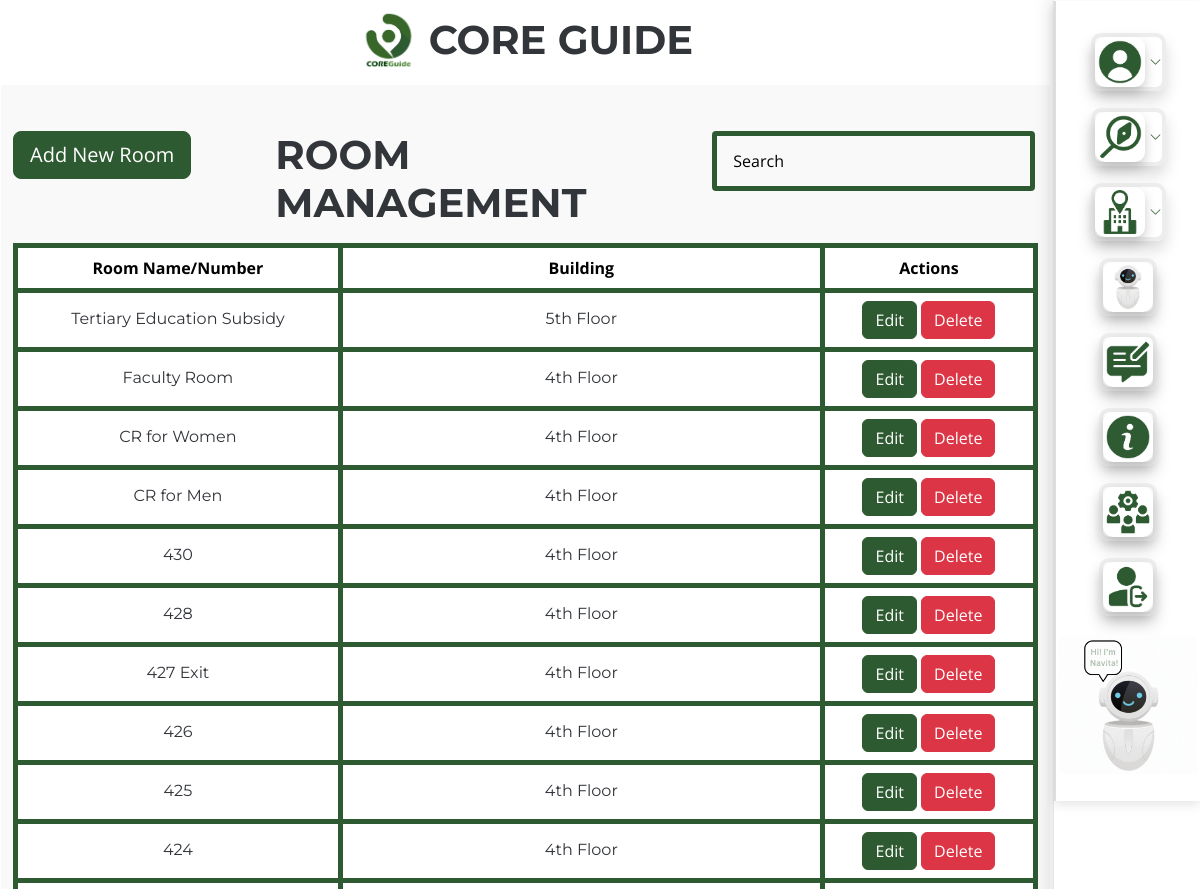
Page /superadmin/room-management.php (signed in, upper part) on the earlier database version.
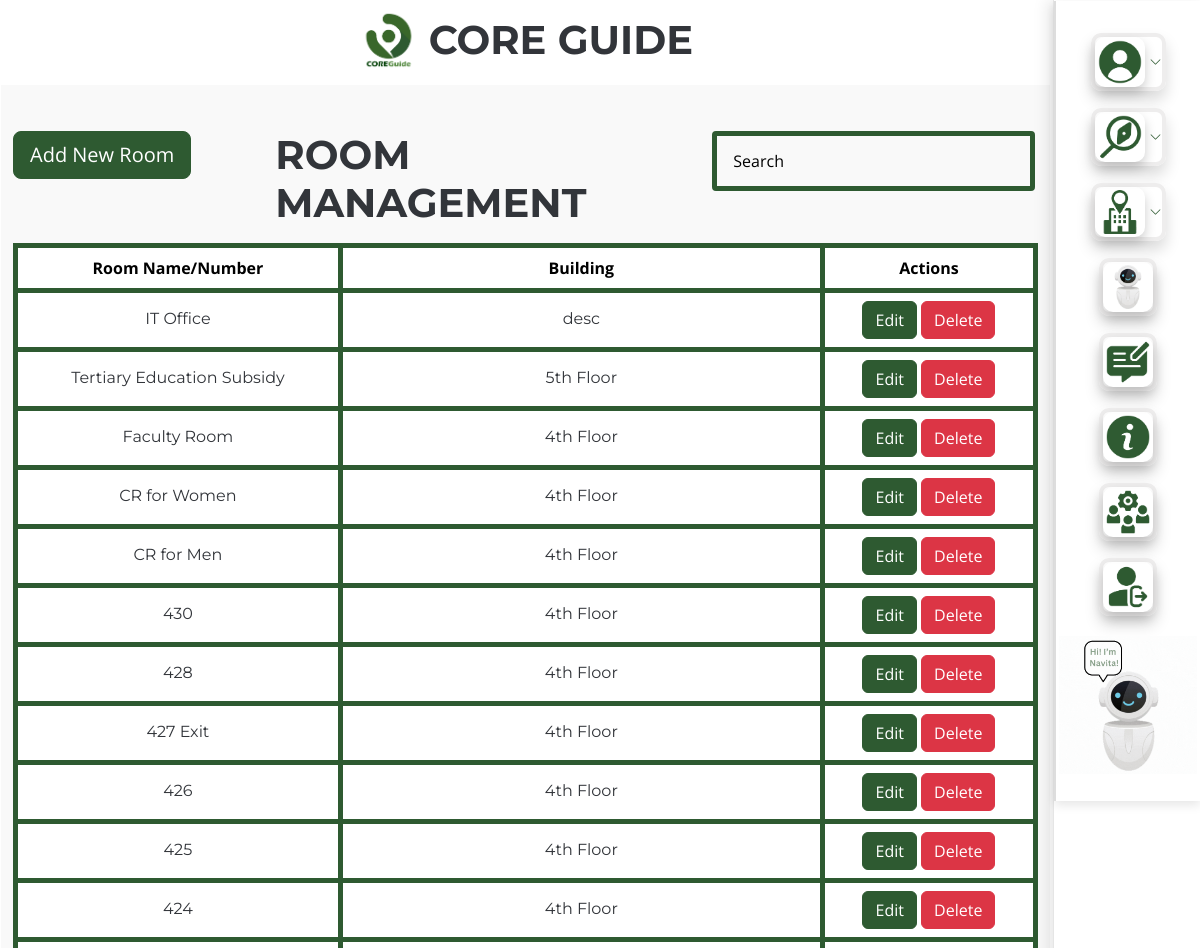
Same page on the later database version.
### tables this page shows
CREATE TABLE `room` (
  `room_id` int(11) NOT NULL,
  `room_name` varchar(100) NOT NULL,
  `description` text DEFAULT NULL,
  `other_description` text DEFAULT NULL,
  `created_at` timestamp NOT NULL DEFAULT current_timestamp(),
  `updated_at` timestamp NOT NULL DEFAULT current_timestamp() ON UPDATE current_timestamp()
);

### superadmin/room-management.php (the view, shortened to what this page needs)
<?php
require('../include/dbconnect.php');
    $sql = "SELECT room_id, room_name, description FROM room ORDER BY room_id DESC";
    $result = $conn->query($sql);
?>
<!DOCTYPE html>
<html lang="en">
<head>
  <link href="../assets/vendor/bootstrap/css/bootstrap.min.css" rel="stylesheet">
  <link href="../assets/vendor/bootstrap-icons/bootstrap-icons.css" rel="stylesheet">
  <link href="../assets/vendor/aos/aos.css" rel="stylesheet">
  <link href="../assets/vendor/glightbox/css/glightbox.min.css" rel="stylesheet">
  <link href="../assets/vendor/swiper/swiper-bundle.min.css" rel="stylesheet">
  <link href="../assets/css/main.css" rel="stylesheet">
  <link href="../assets/css/custom.css" rel="stylesheet">
  <link href="../assets/css/lightgallery.css" rel="stylesheet" />
</head>
<body class="index-page">
  <?php
    include 'include/navbar.php';
  ?>
  <main class="main">
    <div class="mt-2">
      <h1 class="text-center">
      <img src="../assets/img/core/coreguide-logo.png" alt="Core Guide Logo" class="mb-2" width="60">
          <b>
            <span class="pt-3">
              CORE GUIDE
            </span>
          </b>
      </h1>
    </div>
    <section class="services section light-background">
      <div class="container">
          <div class="row pt-3">
              <div class="col-md-3">
                  <button type="button" class="btn btn-success btn-lg" data-bs-toggle="modal" data-bs-target="#staticBackdrop" style="color: white;">
                      Add New Room
                  </button>
              </div>
              <div class="col-md-5 text-left">
                  <h1>
                    <b>
                      ROOM MANAGEMENT
                    </b>
                  </h1>
              </div>
              <div class="col-md-4">
                  <form method="GET" action="accounts.php">
                      <div class="search-input">
                          <input class="form-control" type="text" id="searchInput" placeholder="Search" aria-label="Search" onkeyup="filterTable()" style="width: 99%;">
                      </div>
                  </form>
              </div>
          </div>
    <?php
if ($result->num_rows > 0) {
  echo '<table class="table table-bordered border-success mt-2 text-center" id="accountTable">
          <thead>
              <tr>
                  <th scope="col">Room Name/Number</th>
                  <th scope="col">Building</th>
                  <th scope="col">Actions</th>
              </tr>
          </thead>
          <tbody>';
        while($row = $result->fetch_assoc()) {
          echo '<tr>
            <th><h6 class="mt-2">' . $row["room_name"] . '</h6></th>
            <th><h6 class="mt-2">' . $row["description"] . '</h6></th>
            <th>
            <a href="room-management-view.php?room_id=' . $row["room_id"] . '" class="btn btn-success">Edit</a>
            <a href="include/delete_room.php?room_id=' . $row["room_id"] . '" class="btn btn-danger" onclick="return confirm(\'Are you sure you want to delete this room?\')">Delete</a>
            </th>';
          }
      } else {
          echo "No Room found.";
      }
      ?>
    </section>
  </main>
</body>
</html>

Differences in the rows shown:
added room: room_name "IT Office", description "desc"
